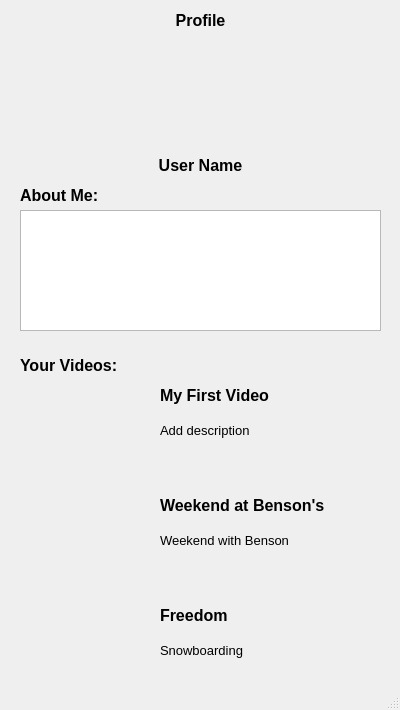
<?xml version="1.0" encoding="UTF-8"?>
<ui version="4.0">
 <class>FriendProfile</class>
 <widget class="QMainWindow" name="FriendProfile">
  <property name="geometry">
   <rect>
    <x>0</x>
    <y>0</y>
    <width>400</width>
    <height>710</height>
   </rect>
  </property>
  <property name="windowTitle">
   <string>FriendProfile</string>
  </property>
  <widget class="QWidget" name="centralwidget">
   <widget class="QLabel" name="profileImage">
    <property name="geometry">
     <rect>
      <x>150</x>
      <y>40</y>
      <width>101</width>
      <height>101</height>
     </rect>
    </property>
    <property name="text">
     <string/>
    </property>
    <property name="pixmap">
     <pixmap resource="icons.qrc">:/Assets/profilePic.png</pixmap>
    </property>
    <property name="scaledContents">
     <bool>true</bool>
    </property>
   </widget>
   <widget class="QLabel" name="userName">
    <property name="geometry">
     <rect>
      <x>80</x>
      <y>140</y>
      <width>241</width>
      <height>51</height>
     </rect>
    </property>
    <property name="font">
     <font>
      <pointsize>12</pointsize>
      <bold>true</bold>
     </font>
    </property>
    <property name="text">
     <string>User Name</string>
    </property>
    <property name="scaledContents">
     <bool>true</bool>
    </property>
    <property name="alignment">
     <set>Qt::AlignCenter</set>
    </property>
   </widget>
   <widget class="QLabel" name="aboutMe">
    <property name="geometry">
     <rect>
      <x>20</x>
      <y>180</y>
      <width>291</width>
      <height>31</height>
     </rect>
    </property>
    <property name="font">
     <font>
      <pointsize>12</pointsize>
      <bold>true</bold>
     </font>
    </property>
    <property name="text">
     <string>About Me:</string>
    </property>
   </widget>
   <widget class="QTextEdit" name="bioText">
    <property name="geometry">
     <rect>
      <x>20</x>
      <y>210</y>
      <width>361</width>
      <height>121</height>
     </rect>
    </property>
   </widget>
   <widget class="QLabel" name="userVideos">
    <property name="geometry">
     <rect>
      <x>20</x>
      <y>350</y>
      <width>291</width>
      <height>31</height>
     </rect>
    </property>
    <property name="font">
     <font>
      <pointsize>12</pointsize>
      <bold>true</bold>
     </font>
    </property>
    <property name="text">
     <string>Your Videos: </string>
    </property>
   </widget>
   <widget class="QPushButton" name="backButton">
    <property name="geometry">
     <rect>
      <x>10</x>
      <y>10</y>
      <width>16</width>
      <height>24</height>
     </rect>
    </property>
    <property name="icon">
     <iconset>
      <activeon>:/Assets/arrow.png</activeon>
     </iconset>
    </property>
    <property name="flat">
     <bool>true</bool>
    </property>
   </widget>
   <widget class="QLabel" name="video_thumb1">
    <property name="geometry">
     <rect>
      <x>20</x>
      <y>380</y>
      <width>121</width>
      <height>81</height>
     </rect>
    </property>
    <property name="text">
     <string/>
    </property>
    <property name="pixmap">
     <pixmap resource="icons.qrc">:/Assets/videoThumbnail1.jpg</pixmap>
    </property>
    <property name="scaledContents">
     <bool>true</bool>
    </property>
   </widget>
   <widget class="QLabel" name="video_title1">
    <property name="geometry">
     <rect>
      <x>160</x>
      <y>380</y>
      <width>221</width>
      <height>31</height>
     </rect>
    </property>
    <property name="font">
     <font>
      <pointsize>12</pointsize>
      <bold>true</bold>
     </font>
    </property>
    <property name="text">
     <string>My First Video</string>
    </property>
   </widget>
   <widget class="QLabel" name="video_desc1">
    <property name="geometry">
     <rect>
      <x>160</x>
      <y>420</y>
      <width>221</width>
      <height>21</height>
     </rect>
    </property>
    <property name="font">
     <font>
      <pointsize>10</pointsize>
      <bold>false</bold>
     </font>
    </property>
    <property name="text">
     <string>Add description</string>
    </property>
   </widget>
   <widget class="QLabel" name="video_desc2">
    <property name="geometry">
     <rect>
      <x>160</x>
      <y>530</y>
      <width>221</width>
      <height>21</height>
     </rect>
    </property>
    <property name="font">
     <font>
      <pointsize>10</pointsize>
      <bold>false</bold>
     </font>
    </property>
    <property name="text">
     <string>Weekend with Benson</string>
    </property>
   </widget>
   <widget class="QLabel" name="video_thumb2">
    <property name="geometry">
     <rect>
      <x>20</x>
      <y>490</y>
      <width>121</width>
      <height>81</height>
     </rect>
    </property>
    <property name="text">
     <string/>
    </property>
    <property name="pixmap">
     <pixmap resource="icons.qrc">:/Assets/videoThumbnail3.jpg</pixmap>
    </property>
    <property name="scaledContents">
     <bool>true</bool>
    </property>
   </widget>
   <widget class="QLabel" name="video_title2">
    <property name="geometry">
     <rect>
      <x>160</x>
      <y>490</y>
      <width>221</width>
      <height>31</height>
     </rect>
    </property>
    <property name="font">
     <font>
      <pointsize>12</pointsize>
      <bold>true</bold>
     </font>
    </property>
    <property name="text">
     <string>Weekend at Benson's</string>
    </property>
   </widget>
   <widget class="QLabel" name="video_thumb3">
    <property name="geometry">
     <rect>
      <x>20</x>
      <y>600</y>
      <width>121</width>
      <height>81</height>
     </rect>
    </property>
    <property name="text">
     <string/>
    </property>
    <property name="pixmap">
     <pixmap resource="icons.qrc">:/Assets/videoThumbnail2.jpg</pixmap>
    </property>
    <property name="scaledContents">
     <bool>true</bool>
    </property>
   </widget>
   <widget class="QLabel" name="video_desc3">
    <property name="geometry">
     <rect>
      <x>160</x>
      <y>640</y>
      <width>221</width>
      <height>21</height>
     </rect>
    </property>
    <property name="font">
     <font>
      <pointsize>10</pointsize>
      <bold>false</bold>
     </font>
    </property>
    <property name="text">
     <string>Snowboarding</string>
    </property>
   </widget>
   <widget class="QLabel" name="video_title3">
    <property name="geometry">
     <rect>
      <x>160</x>
      <y>600</y>
      <width>221</width>
      <height>31</height>
     </rect>
    </property>
    <property name="font">
     <font>
      <pointsize>12</pointsize>
      <bold>true</bold>
     </font>
    </property>
    <property name="text">
     <string>Freedom</string>
    </property>
   </widget>
   <widget class="QPushButton" name="logOutButton">
    <property name="geometry">
     <rect>
      <x>360</x>
      <y>0</y>
      <width>41</width>
      <height>41</height>
     </rect>
    </property>
    <property name="text">
     <string/>
    </property>
    <property name="icon">
     <iconset resource="icons.qrc">
      <normaloff>:/Assets/logout_button.svg</normaloff>:/Assets/logout_button.svg</iconset>
    </property>
    <property name="iconSize">
     <size>
      <width>23</width>
      <height>23</height>
     </size>
    </property>
    <property name="flat">
     <bool>true</bool>
    </property>
   </widget>
   <widget class="QLabel" name="userName_2">
    <property name="geometry">
     <rect>
      <x>80</x>
      <y>0</y>
      <width>241</width>
      <height>41</height>
     </rect>
    </property>
    <property name="font">
     <font>
      <pointsize>12</pointsize>
      <bold>true</bold>
     </font>
    </property>
    <property name="text">
     <string>Profile</string>
    </property>
    <property name="scaledContents">
     <bool>true</bool>
    </property>
    <property name="alignment">
     <set>Qt::AlignCenter</set>
    </property>
   </widget>
  </widget>
  <widget class="QMenuBar" name="menubar">
   <property name="geometry">
    <rect>
     <x>0</x>
     <y>0</y>
     <width>400</width>
     <height>21</height>
    </rect>
   </property>
  </widget>
  <widget class="QStatusBar" name="statusbar"/>
 </widget>
 <resources>
  <include location="icons.qrc"/>
 </resources>
 <connections/>
</ui>
